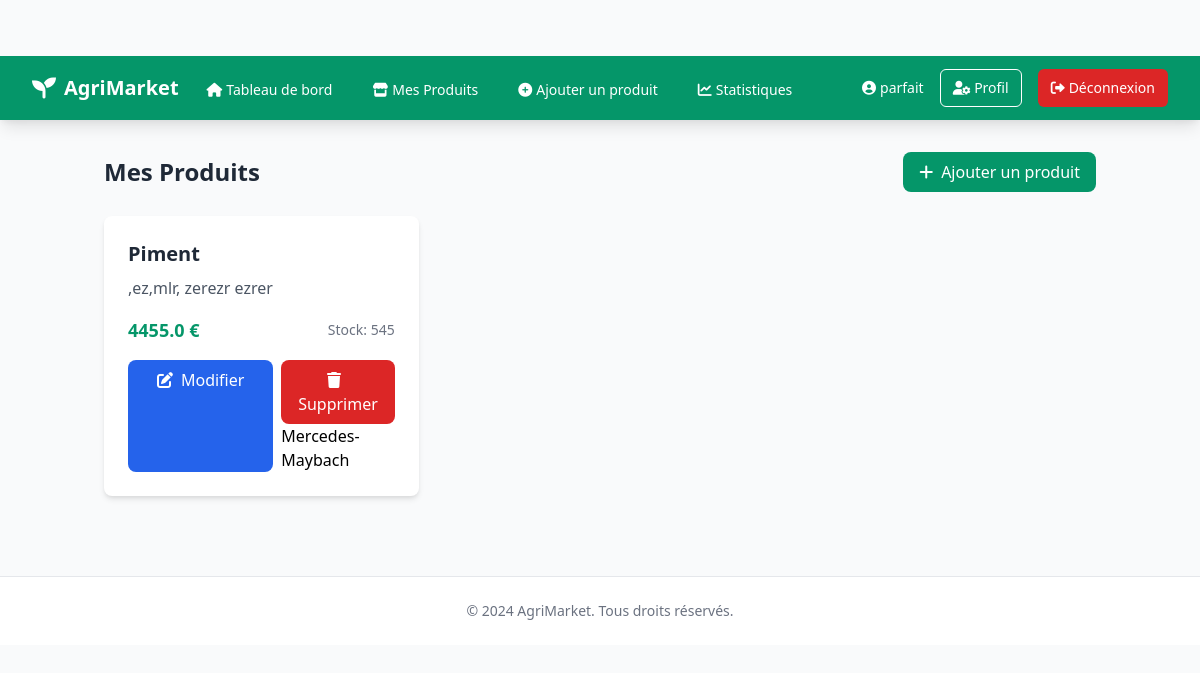
The page /my-products (signed in) on the database its author committed.
### app/models/user.py (models this page shows, shortened)
class User(UserMixin, db.Model):
    id = db.Column(db.Integer, primary_key=True)
    username = db.Column(db.String(80), unique=True, nullable=False)
    email = db.Column(db.String(120), unique=True, nullable=False)
    password_hash = db.Column(db.String(128))
    user_type = db.Column(db.String(20), nullable=False, default='client')  # 'client' ou 'vendeur'
    is_active = db.Column(db.Boolean, default=True)
    created_at = db.Column(db.DateTime, default=datetime.utcnow)
    last_login = db.Column(db.DateTime)
    def is_vendeur(self):
        return self.user_type == 'vendeur'

### app/models/product.py (models this page shows, shortened)
class Product(db.Model):
    id = db.Column(db.Integer, primary_key=True)
    name = db.Column(db.String(100), nullable=False)
    description = db.Column(db.Text, nullable=False)
    price = db.Column(db.Float, nullable=False)
    stock = db.Column(db.Integer, nullable=False)
    category = db.Column(db.String(50), nullable=False)
    image_path = db.Column(db.String(255))
    created_at = db.Column(db.DateTime, default=datetime.utcnow)
    updated_at = db.Column(db.DateTime, default=datetime.utcnow, onupdate=datetime.utcnow)
    seller_id = db.Column(db.Integer, db.ForeignKey('user.id'), nullable=False)
    seller = db.relationship('User', backref=db.backref('products', lazy=True))

### app/controllers/product_controller.py (the view)
@product_bp.route('/my-products')
@login_required
@vendeur_required
def my_products():
    products = Product.query.filter_by(seller_id=current_user.id).all()
    return render_template('products/my_products.html', products=products)

### app/controllers/product_controller.py (called while the page is built)
def vendeur_required(f):
    @wraps(f)
    def decorated_function(*args, **kwargs):
        if not current_user.is_authenticated or not current_user.is_vendeur():
            flash('Accès refusé. Cette action est réservée aux vendeurs.', 'danger')
            return redirect(url_for('product.list_products'))
        return f(*args, **kwargs)
    return decorated_function

### app/models/user.py (called while the page is built)
@login_manager.user_loader
def load_user(id):
    return User.query.get(int(id))

### app/templates/products/my_products.html (shortened to what this page needs)
{% extends "base.html" %} {% block content %}
<div class="container mx-auto px-4 py-8">
  <div class="flex justify-between items-center mb-6">
    <h1 class="text-2xl font-bold text-gray-800">Mes Produits</h1>
    <a
      href="{{ url_for('product.create_product') }}"
      class="bg-green-600 text-white px-4 py-2 rounded-lg hover:bg-green-700 transition duration-200"
    >
      <i class="fas fa-plus mr-2"></i>Ajouter un produit
    </a>
  </div>
   {% if products %}
  <div class="grid grid-cols-1 md:grid-cols-2 lg:grid-cols-3 gap-6">
    {% for product in products %}
    <div class="bg-white rounded-lg shadow-md overflow-hidden">
      <div class="p-6">
        <h2 class="text-xl font-semibold text-gray-800 mb-2">
          {{ product.name }}
        </h2>
        <p class="text-gray-600 mb-4">{{ product.description }}</p>
        <div class="flex justify-between items-center mb-4">
          <span class="text-lg font-bold text-green-600"
            >{{ product.price }} €</span
          >
          <span class="text-sm text-gray-500">Stock: {{ product.stock }}</span>
        </div>
        <div class="flex space-x-2">
          <a
            href="{{ url_for('product.edit_product', id=product.id) }}"
            class="flex-1 bg-blue-600 text-white px-4 py-2 rounded-lg hover:bg-blue-700 transition duration-200 text-center"
          >
            <i class="fas fa-edit mr-2"></i>Modifier
          </a>
          <form
            action="{{ url_for('product.delete_product', id=product.id) }}"
            method="POST"
            class="flex-1"
          >
            <button
              type="submit"
              class="w-full bg-red-600 text-white px-4 py-2 rounded-lg hover:bg-red-700 transition duration-200"
              onclick="return confirm('Êtes-vous sûr de vouloir supprimer ce produit ?')"
            >
              <i class="fas fa-trash mr-2"></i>Supprimer</button
            >Mercedes- Maybach
          </form>
        </div>
      </div>
    </div>
    {% endfor %}
  </div>
  {% endif %}
</div>
{% endblock %}

### app/templates/base.html (shortened to what this page needs)
<!DOCTYPE html>
<html lang="fr">
  <head>
    <link
      href="https://cdn.jsdelivr.net/npm/tailwindcss@2.2.19/dist/tailwind.min.css"
      rel="stylesheet"
    />
    <link
      rel="stylesheet"
      href="https://cdnjs.cloudflare.com/ajax/libs/font-awesome/6.0.0/css/all.min.css"
    />
  </head>
  <body class="bg-gray-50">
    {% if current_user.is_authenticated and current_user.is_vendeur() %}
    <nav class="bg-green-600 shadow-lg">
      <div class="max-w-7xl mx-auto px-4 sm:px-6 lg:px-8">
        <div class="flex justify-between h-16">
          <div class="flex">
            <div class="flex-shrink-0 flex items-center">
              <a href="{{ url_for('main.home') }}" class="flex items-center">
                <i class="fas fa-seedling text-white text-2xl mr-2"></i>
                <span class="text-xl font-bold text-white">AgriMarket</span>
              </a>
            </div>
            <div class="hidden sm:ml-6 sm:flex sm:space-x-8">
              <a
                href="{{ url_for('main.home') }}"
                class="inline-flex items-center px-1 pt-1 text-sm font-medium text-white hover:text-green-100 transition-colors duration-200"
              >
                <i class="fas fa-home mr-1"></i>Tableau de bord
              </a>
              <a
                href="{{ url_for('product.list_products') }}"
                class="inline-flex items-center px-1 pt-1 text-sm font-medium text-white hover:text-green-100 transition-colors duration-200"
              >
                <i class="fas fa-store mr-1"></i>Mes Produits
              </a>
              <a
                href="{{ url_for('product.create_product') }}"
                class="inline-flex items-center px-1 pt-1 text-sm font-medium text-white hover:text-green-100 transition-colors duration-200"
              >
                <i class="fas fa-plus-circle mr-1"></i>Ajouter un produit
              </a>
              <a
                href="{{ url_for('user.dashboard') }}"
                class="inline-flex items-center px-1 pt-1 text-sm font-medium text-white hover:text-green-100 transition-colors duration-200"
              >
                <i class="fas fa-chart-line mr-1"></i>Statistiques
              </a>
            </div>
          </div>
          <div class="hidden sm:ml-6 sm:flex sm:items-center">
            <div class="ml-3 relative">
              <div class="flex items-center space-x-4">
                <span class="text-sm text-white">
                  <i class="fas fa-user-circle mr-1"></i>{{
                  current_user.username }}
                </span>
                <a
                  href="{{ url_for('user.profile') }}"
                  class="inline-flex items-center px-3 py-2 border border-white text-sm font-medium rounded-md text-white hover:bg-green-700 focus:outline-none focus:ring-2 focus:ring-offset-2 focus:ring-green-500 transition-colors duration-200"
                >
                  <i class="fas fa-user-cog mr-1"></i>Profil
                </a>
                <a
                  href="{{ url_for('user.logout') }}"
                  class="inline-flex items-center px-3 py-2 border border-transparent text-sm font-medium rounded-md text-white bg-red-600 hover:bg-red-700 focus:outline-none focus:ring-2 focus:ring-offset-2 focus:ring-red-500 transition-colors duration-200"
                >
                  <i class="fas fa-sign-out-alt mr-1"></i>Déconnexion
                </a>
              </div>
            </div>
          </div>
        </div>
      </div>
    </nav>
    {% endif %}
    <main>{% block content %}{% endblock %}</main>
    <footer class="bg-white border-t border-gray-200 mt-12">
      <div class="max-w-7xl mx-auto py-6 px-4 sm:px-6 lg:px-8">
        <p class="text-center text-sm text-gray-500">
          © 2024 AgriMarket. Tous droits réservés.
        </p>
      </div>
    </footer>
  </body>
</html>

### app/templates/base.html (style rules this page uses)
body { padding-top: 56px; }

### rows shown on the page
User: username "parfait"
Product: name "Piment", description ",ez,mlr, zerezr ezrer", price "4455.0", stock "545"
